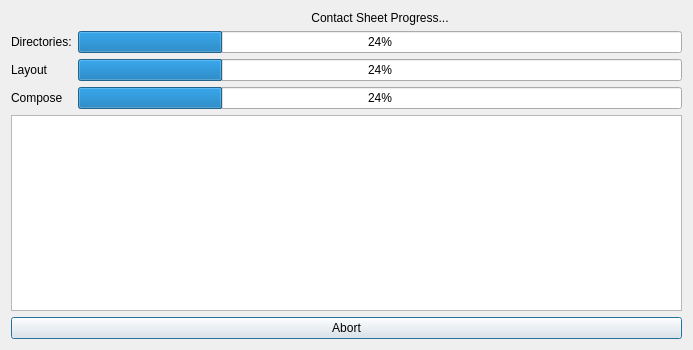
<?xml version="1.0" encoding="UTF-8"?>
<ui version="4.0">
 <class>ProgressDialog</class>
 <widget class="QDialog" name="ProgressDialog">
  <property name="geometry">
   <rect>
    <x>0</x>
    <y>0</y>
    <width>693</width>
    <height>350</height>
   </rect>
  </property>
  <property name="sizePolicy">
   <sizepolicy hsizetype="Preferred" vsizetype="Minimum">
    <horstretch>0</horstretch>
    <verstretch>0</verstretch>
   </sizepolicy>
  </property>
  <property name="windowTitle">
   <string>Make Contact Sheet Progress</string>
  </property>
  <layout class="QGridLayout" name="gridLayout">
   <item row="2" column="0">
    <widget class="QLabel" name="label_3">
     <property name="text">
      <string>Layout</string>
     </property>
    </widget>
   </item>
   <item row="0" column="1">
    <widget class="QLabel" name="label">
     <property name="sizePolicy">
      <sizepolicy hsizetype="Preferred" vsizetype="Fixed">
       <horstretch>0</horstretch>
       <verstretch>0</verstretch>
      </sizepolicy>
     </property>
     <property name="text">
      <string>Contact Sheet Progress...</string>
     </property>
     <property name="alignment">
      <set>Qt::AlignCenter</set>
     </property>
    </widget>
   </item>
   <item row="3" column="0">
    <widget class="QLabel" name="label_4">
     <property name="text">
      <string>Compose</string>
     </property>
    </widget>
   </item>
   <item row="3" column="1">
    <widget class="QProgressBar" name="composeBar">
     <property name="value">
      <number>24</number>
     </property>
    </widget>
   </item>
   <item row="5" column="0" colspan="2">
    <widget class="QPushButton" name="abortB">
     <property name="text">
      <string>Abort</string>
     </property>
    </widget>
   </item>
   <item row="1" column="1">
    <widget class="QProgressBar" name="dirsBar">
     <property name="value">
      <number>24</number>
     </property>
    </widget>
   </item>
   <item row="2" column="1">
    <widget class="QProgressBar" name="layoutBar">
     <property name="value">
      <number>24</number>
     </property>
    </widget>
   </item>
   <item row="1" column="0">
    <widget class="QLabel" name="label_2">
     <property name="text">
      <string>Directories:</string>
     </property>
    </widget>
   </item>
   <item row="4" column="0" colspan="2">
    <widget class="QTextEdit" name="logT"/>
   </item>
  </layout>
 </widget>
 <layoutdefault spacing="6" margin="11"/>
 <resources/>
 <connections/>
</ui>
